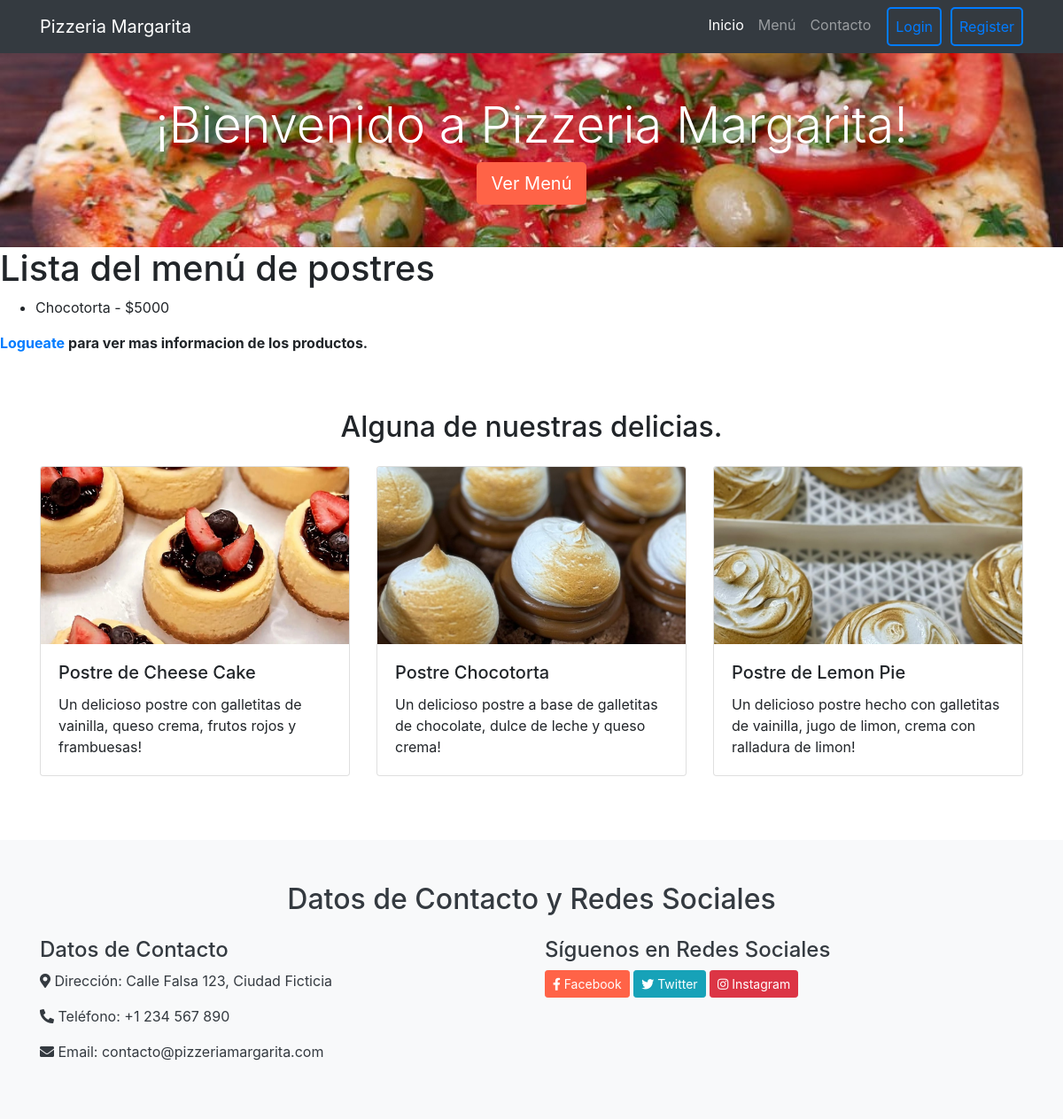
Before: /app-tossi/postres/ with the older database file.
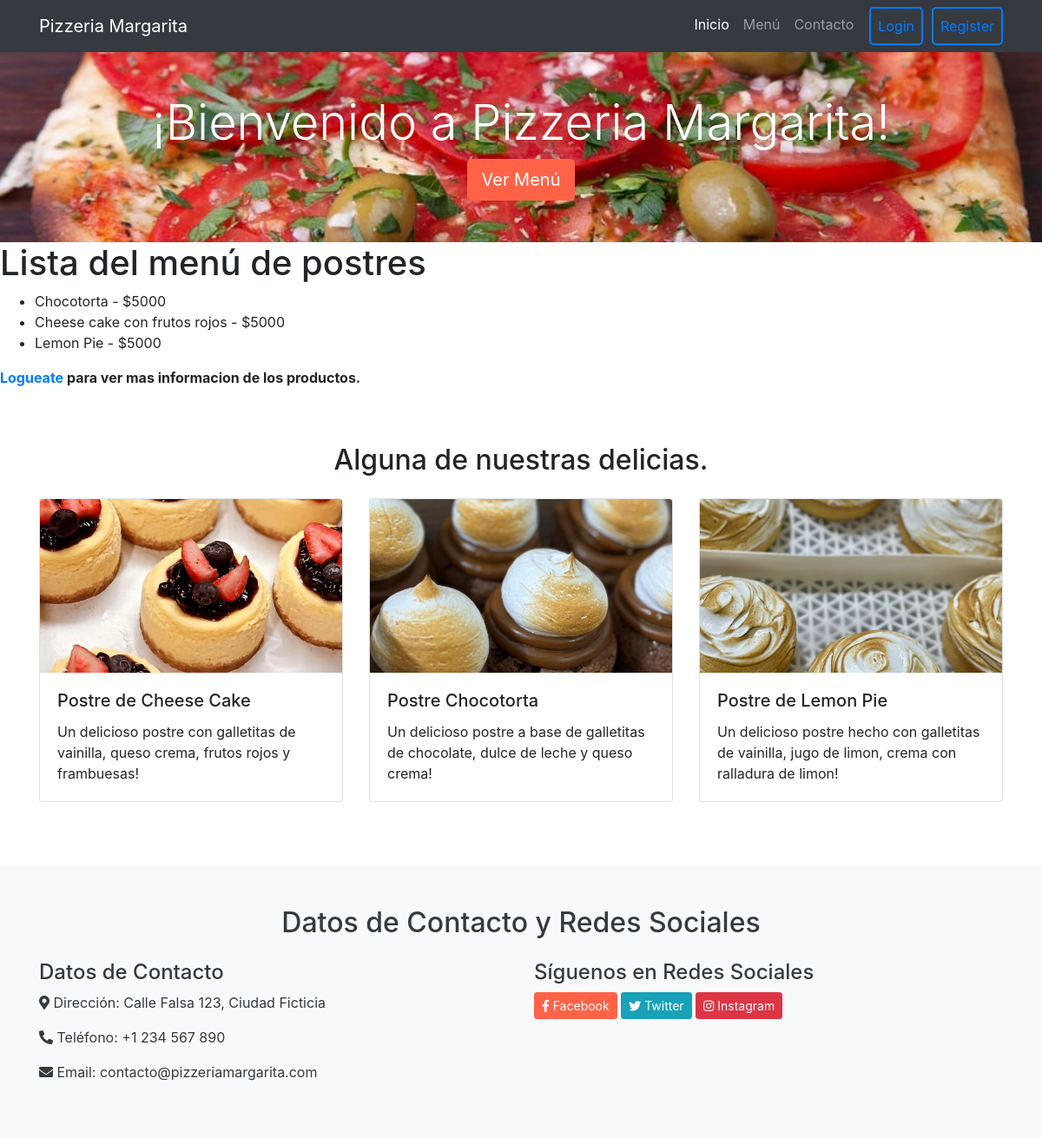
After: the same page with the newer database file.
### AppTossi/models.py (models this page shows, shortened)
class Postre(models.Model):
    product_name = models.CharField(max_length=30)
    price = models.IntegerField()
    ingredients = models.CharField(max_length=200)
    stock = models.IntegerField(default=0)
    vegetarian = models.BooleanField(default=False)
    img = models.ImageField(upload_to='product_images', blank=True, null=True)

### AppTossi/views.py (the view)
# urls.py: path("postres/",postres,name="Postres"),
def postres(req):
    postres = Postre.objects.all
    return render(req,"postres.html",{"postres":postres})

### AppTossi/templates/postres.html (shortened to what this page needs)
{% extends 'padre.html' %}
{% block contenidoQueCambia %}
{% load static %}
{% if user.is_staff %}
    {% load static %}
{% elif user.is_authenticated %}
  {% load static %}
{% else %}
<h1>Lista del menú de postres</h1>
  <ul>
    {% for postre in postres %}
      <li>
        {{postre.product_name}} - ${{postre.price}}
      </li>
    {% endfor %}
  </ul>
  <p> <strong>  <a href="{% url 'Login'  %}">Logueate</a>  para ver mas informacion de los productos.</strong> </p>
  {% load static %}
  <section id="menu" class="py-5">
      <div class="container">
        <h2 class="text-center mb-4">Alguna de nuestras delicias.</h2>
        <div class="row">
          <div class="col-md-4 mb-4">
            <div class="card">
              <img src="{% static 'images/cheese_frutos_rojos.jpeg' %}" class="card-img-top" alt="Plato 1">
              <div class="card-body">
                <h5 class="card-title">Postre de Cheese Cake</h5>
                <p class="card-text">Un delicioso postre con galletitas de vainilla, queso crema, frutos rojos y frambuesas!</p>
              </div>
            </div>
          </div>
          <div class="col-md-4 mb-4">
            <div class="card">
              <img src="{% static 'images/falsa_choco.jpeg' %}" class="card-img-top" alt="Plato 2">
              <div class="card-body">
                <h5 class="card-title">Postre Chocotorta</h5>
                <p class="card-text">Un delicioso postre a base de galletitas de chocolate, dulce de leche y queso crema!</p>
              </div>
            </div>
          </div>
          <div class="col-md-4 mb-4">
            <div class="card">
              <img src="{% static 'images/lemon_pie.jpeg' %}" class="card-img-top" alt="Plato 3">
              <div class="card-body">
                <h5 class="card-title">Postre de Lemon Pie</h5>
                <p class="card-text">Un delicioso postre hecho con galletitas de vainilla, jugo de limon, crema con ralladura de limon!</p>
              </div>
            </div>
          </div>
        </div>
      </div>
    </section>
{% endif %}
{% endblock contenidoQueCambia %}

Changed rows visible on the page:
added Postre: product_name "Cheese cake con frutos rojos", price "5000"
added Postre: product_name "Lemon Pie", price "5000"
